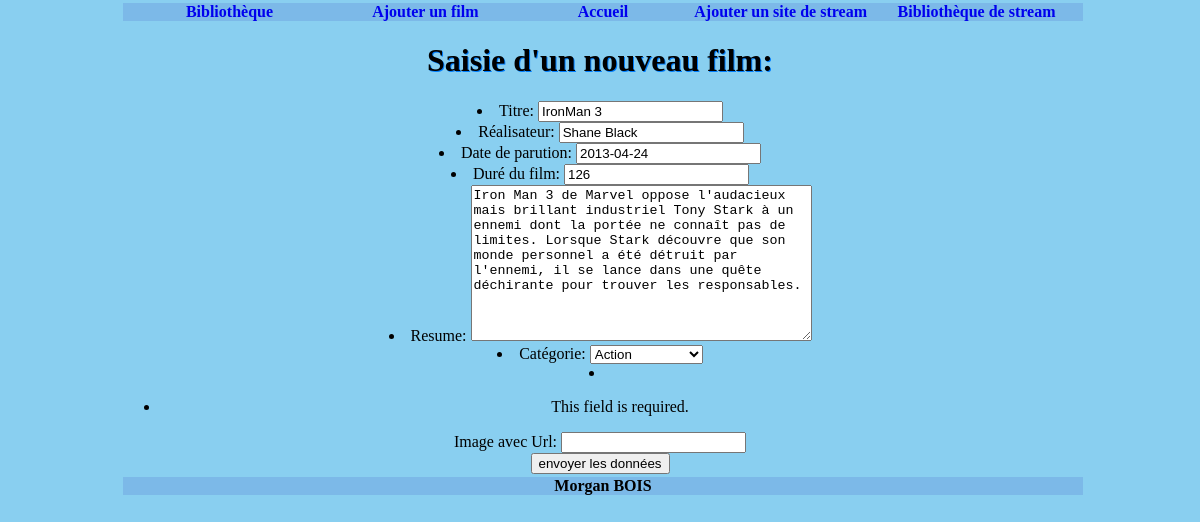
Screenshot of /stream/update/15/ with the database file from the repository.
### film/models.py (models this page shows, shortened)
class Film(models.Model):
    titre = models.CharField(max_length=100)
    realisateur = models.CharField(max_length=100)
    date_parution = models.DateField(blank=True, null=True)
    dure = models.IntegerField(blank=False)
    cat = models.CharField(max_length=30, choices=cat)
    resume = models.TextField(null=True, blank=True)
    imaurl=models.URLField(max_length=300)
    def dico(self):
        return {"titre" : self.titre, "realisateur" : self.realisateur, "date_parution" : self.date_parution, "dure" : self.dure, "resume" : self.resume, "cat" : self.cat}

### film/views.py (the view)
# urls.py: path("update/<int:id>/",views.update),
def update(request, id):
    film = models.Film.objects.get(pk=id)
    form = FilmForm(film.dico())
    return render(request,"film/ajout.html", {"form": form, "id": id})

### film/forms.py
class FilmForm(ModelForm):
    class Meta:
        model = models.Film
        fields = ('titre', 'realisateur', 'date_parution','dure','resume','cat','imaurl',)
        labels = {
            'titre': _('Titre'),
            'realisateur': _('Réalisateur'),
            'date_parution': _('Date de parution'),
            'dure': _('Duré du film'),
            'remume': _('Résumé'),
            'cat': _('Catégorie'),
            'imaurl': _('Image avec Url')
        }

### film/templates/film/ajout.html (shortened to what this page needs)
{% extends 'film/main.html' %}
{% block content %}
<body>
<h1>Saisie d'un nouveau film: </h1>
 <section>
    {% if id == None %}
        <form method="post" action="/stream/revu/">
     {% else %}
       <form method="post" action="/stream/updaterevu/{{id}}/">
     {% endif %}
    {{form.as_ul}}
      <input type="submit" value="envoyer les données"/>
     </form>
 </section>
</body>
</html>
{% endblock %}

### film/static/css/index.css (style rules this page uses)
body { background-color : #89CFF0; width: 80%; margin: auto; }
h1 { text-align: center; text-shadow: 1px 1px #007FFF; }
section { text-align: center; }

### rows the page displays
Film: titre "IronMan 3", realisateur "Shane Black", date_parution "2013-04-24", dure "126", resume "Iron Man 3 de Marvel oppose l'audacieux mais brillant industriel Tony Stark à un ennemi dont la portée ne connaît pas de limites. Lorsque Stark découvre que son monde personnel a été détruit par l'ennemi, il se lance dans une quête déchirante pour trouver les responsables.", cat "Action"
